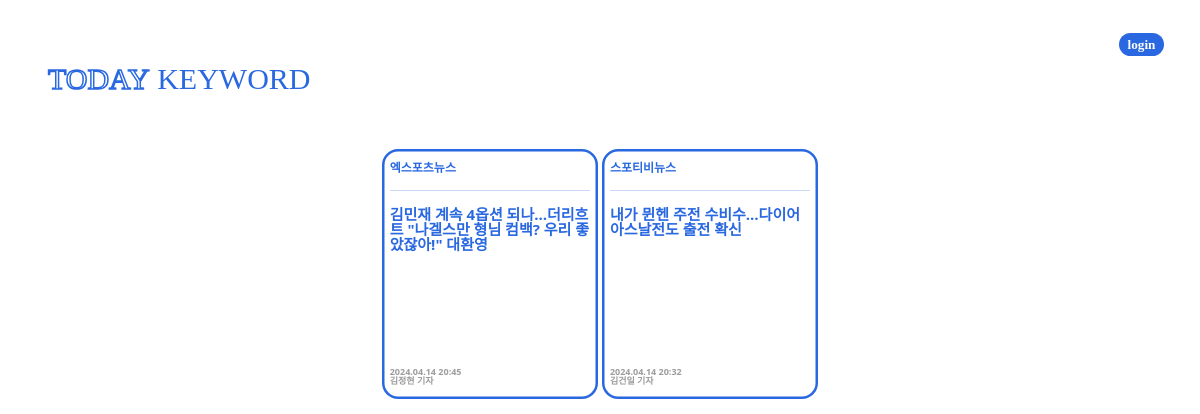
Screenshot of /mainpage/뮐러/ with the database file from the repository.
### mainpage/models.py (models this page shows)
class newsData(models.Model):
    title = models.CharField(max_length=50)
    reporter = models.CharField(max_length=10)
    company = models.CharField(max_length=10)
    datetime = models.CharField(max_length=10)
    summary = models.TextField(default=' ')
    url = models.URLField(null=True)
    keywords = models.CharField(max_length=100, null=True)

### mainpage/views.py (the view)
def newsList(request, kwRank_keyword):
    newslist_data = newsData.objects.filter(keywords__contains=kwRank_keyword)[:5]
    newslist_content = []
    for data in newslist_data:
        if data:  # newslistData가 None이 아닌 경우에만 추가
            newslist_content.append({
                'id': data.id,
                'title': data.title,
                'company': data.company,
                'reporter': data.reporter,
                'datetime': data.datetime
            })
    print(newslist_content)
    content = {
        'newslist_content': newslist_content,
        'keyword' : kwRank_keyword
    }
    return render(request, 'newslist/index.html', content)

### templates/newslist/index.html (shortened to what this page needs)
<!DOCTYPE html>
<html lang="en">
<head>
    {% load static %}
    <link rel="stylesheet" type="text/css" href="{% static 'bootstrap.min.css' %}">
</head>
<body>
    <header>
        <div class="loginBtd">
            <span class="login badge rounded-pill">login</span>
        </div>
    </header>
    <section class="title ms-5">
        <a href="{% url 'mainpage:index' %}">
            <div class="title d-flex justify-content-left">
                <span class="titleToday">TODAY&nbsp;</span>
                <span class="titleKeyword">KEYWORD</span>
            </div>
        </a>
    </section>
    <section class="newlist mt-5">
        {% for i in newslist_content %}
            <a href="{% url 'mainpage:details' keyword i.id %}">
                <div class="news blue-border badge rounded-4">
                    <div class="newspaper pt-2">{{ i.company }}</div>
                    <hr>
                    <div class="newscontent text-wrap">{{ i.title }}</div>
                    <div class="newsTimeReporter">
                        <div>{{ i.datetime }}</div>
                        <div>{{ i.reporter }}</div>
                    </div>
                </div>
            </a>
        {% endfor %}
    </section>
</body>

### templates/newslist/index.html (style rules this page uses)
header { height: 15%; margin-top: 30px; width: 97%; text-align: right; font-family: 'Pretendard-Regular'; font-size: 110%; }
.title { font-family: 'Cafe24Moyamoya-Face-v1.0'; font-size: 30px; width: 90%; }
.titleToday { color: white; -webkit-text-stroke: 1.5px #2968E0; }
.titleKeyword { color: #2968E0; }
.login { background-color: #2968E0; font-family: 'Pretendard-slim'; text-align: right; }
.newlist { width: 100%; text-align: center; }
.blue-border { box-shadow: 0 0 0 2.5px #2968E0 inset; border-color: #2968E0; color: #2968E0; width: 18%; height: 250px; text-align: left; }
.newspaper { padding-top: -15px; }
.newscontent { height: 160px; font-size: 15px; }
.newsTimeReporter { font-size: 9px; color: rgb(156, 156, 156); }
a { text-decoration: none; }

### rows the page displays
newsData: company "엑스포츠뉴스", title "김민재 계속 4옵션 되나…더리흐트 \"나겔스만 형님 컴백? 우리 좋았잖아!\" 대환영", datetime "2024.04.14 20:45", reporter "김정현 기자"
newsData: company "스포티비뉴스", title "내가 뮌헨 주전 수비수…다이어 아스날전도 출전 확신", datetime "2024.04.14 20:32", reporter "김건일 기자"
